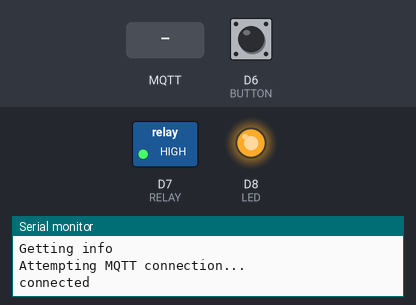
The sketch below on a simulated ESP8266 (NodeMCU). Parts: switched loads named in the sketch (green lamp = pin HIGH), output pins drawn as LEDs (lit = HIGH), the last lines printed to the serial monitor. Inputs (shaded band) come from the test bench; at power-on: D6 (BUTTON) HIGH. WiFi joins after 1.5 s; servers stay silent unless stated; uploads are accepted with an empty reply; random numbers use the default seed unless the sketch sets one; no MQTT or app messages arrive unless stated.

Above: at 3.5 s.
3.6 s: D6 (BUTTON) pulled LOW for 0.15 s
At 5.1 s:
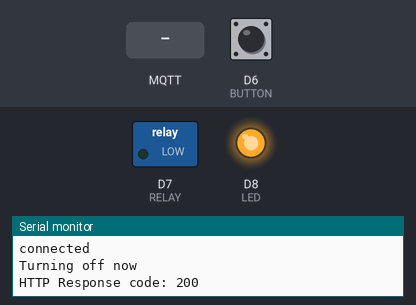
7.1 s: D6 (BUTTON) pulled LOW for 1 s
At 8.3 s:
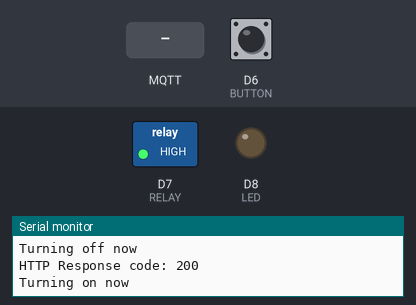
11.1 s: MQTT message "011001" arrives on the first subscribed topic
At 11.3 s:
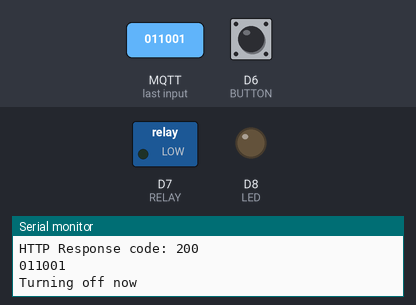
Timing chart, 0 to 14.0 s (numbered marks = the images above; inputs shaded):
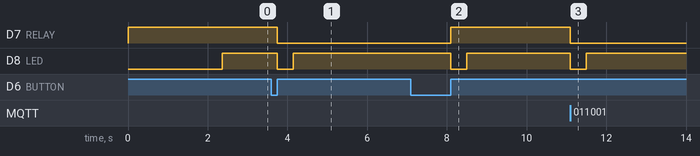

The sketch:

socket.ino
```cpp
// Last updated: May 30 2:53 PM

// Dependencies
#include <ESP8266WiFi.h>
#include <PubSubClient.h>
#include <WiFiClientSecure.h>
#include <ESP8266WebServer.h>
#include <ESP8266HTTPClient.h>
#include <WiFiClient.h>

// Hardware Constants
#define RELAY D7
#define LED D8
#define BUTTON D6

// MQTT Configuration
const char* SSID = "DragonsDen";
const char* PASSWORD = "iotcup2024fusrodah";
const char* MQTT_SERVER = "192.168.0.7";
const int MAIN_PORT = 1889;
const String serverPing = "https://cs145-firewall.vercel.app/api/ping";
const String serverActions = "https://cs145-firewall.vercel.app/api/actions";
const String serverConnect = "https://cs145-firewall.vercel.app/api/connect";
String serverStatus = "https://cs145-firewall.vercel.app/api/status?m=34:38:3a:45:37:3a&s=";
const int httpsPort = 443;

// MQTT Topics
#define OUTTOPIC "cs145/Sinigang/socket/out"            // This will be used for publishing to our own
#define INTOPIC "cs145/Sinigang/server/#"
#define OUTTOPIC_SERVER "cs145/Sinigang/server/out"     // This will be used for publishing to the server

//Wi-Fi Variables
WiFiClient espClient;
PubSubClient client(espClient);

// Payload to send out
const char* SOCKET_ON = "100001";
const char* SOCKET_OFF = "100000";

// Global condition variables
int state = 1;
String inmessage_string = "------";
unsigned long lastDebounceTime = 0;
unsigned long debounceDelay = 50;
unsigned long lastPressTime = 0;
unsigned long pressDelay = 2000;
unsigned long holdStart = 0;
unsigned long holdThreshold = 3000;
bool buttonSwitched = false;
bool lastButtonState = 1;
unsigned long lastPollTime = 0;
unsigned long pollDelay = 30000;
bool isConnected = false;
String MAC = "";

void setup(){
  // Setup
  Serial.begin(115200);

  // Setup Relay Module
  pinMode(RELAY, OUTPUT);
  pinMode(LED, OUTPUT);
  pinMode(BUTTON, INPUT_PULLUP);
  digitalWrite(LED, 0);
  digitalWrite(RELAY, HIGH); // Initialize relay to on

  // wifi setup for MQTT and server
  setup_wifi();
	client.setServer(MQTT_SERVER, MAIN_PORT);
	client.setCallback(callback);

  // Check for ping
  String payload = getData(serverPing);
  Serial.println(payload);

  // Check if already connected
  payload = getData(serverStatus + (String) state);
  Serial.println(payload);

  for (int i = 0; i < 6; ++i) {
    MAC += String(WiFi.macAddress()[i], 16);
    if (i < 5)
      MAC += ':';
  }
}

void loop(){
  String payload;

  if (!client.connected()){
    reconnect();
  }
  client.loop();

  // Polling implementation
  if(millis() - lastPollTime > pollDelay && isConnected){
    digitalWrite(LED, LOW);
    client.publish(OUTTOPIC, "POLLING");
    lastPollTime = millis();

    String server = serverStatus + (String) state;
    payload = getData(server);
    Serial.print("Payload from polling: ");
    Serial.println(payload);

    client.publish(OUTTOPIC, payload.c_str());
    Serial.println(payload);
    digitalWrite(LED, HIGH);
    client.publish(OUTTOPIC, "END OF POLLING");
  }

  // Button press implementation
  int reading = digitalRead(BUTTON);
  buttonSwitched = false;
	if (reading != lastButtonState){
    lastButtonState = reading;
    buttonSwitched = true;
    if(reading == 0) holdStart = millis();
    //if(reading == LOW) lastDebounceTime = millis();
	}
  // READING = 0 WHEN HIGH
  int debouncedReading = (reading == 1 && buttonSwitched);

  // Sending MAC Address to server. Long press of 3s or more
  // if(debouncedReading == 1) Serial.println(debouncedReading);
  if(debouncedReading == 1 && millis() - holdStart > holdThreshold){
    // send out stuff
    Serial.println("Sending MAC now");
    client.publish(OUTTOPIC_SERVER, MAC.c_str());

    String M = "{\"mac\" : \"" + MAC + "\"}";
    bool success = sendToServer(M, serverConnect, 1);
    if(success) {
      isConnected = true;
      digitalWrite(LED, LOW);
      delay(250);
      digitalWrite(LED, HIGH);
      delay(250);
      digitalWrite(LED, LOW);
      delay(250);
      digitalWrite(LED, HIGH);
      delay(250);
      digitalWrite(LED, LOW);
      delay(250);
      digitalWrite(LED, HIGH);
      delay(250);
    }

    if(isConnected)
      client.publish(OUTTOPIC, "Connected");
  }

  // Turn off switch either by smoke or user
  else if((inmessage_string == "011001" || payload == "OFF" || (state == 1 && debouncedReading == 1)) && (millis() - lastPressTime > pressDelay)){
    // trigger = 0 if smoke detected, else anything else
    int trigger = 2;
    if(inmessage_string == "011001") trigger = 0;
    else if(payload == "OFF") trigger = 1;

    // Sending a signal to other hardware and server
    Serial.println("Turning off now");
    digitalWrite(RELAY, LOW);   // Turn off relay
    state = 0;
    client.publish(OUTTOPIC_SERVER, SOCKET_OFF); //send to smoke detector
    if(trigger != 1){
      String content = makeActionContent(trigger);
      bool _ = sendToServer(content, serverActions, 0); // send to server
    }

    lastPressTime = millis();
    inmessage_string = "------";
  }

  // Turn on switch through user or button press.
  else if(((state == 0 && debouncedReading == 1) || payload == "ON" ) && (millis() - lastPressTime > pressDelay)){
    int trigger = 0;
    if(payload == "ON") trigger = 1;

    Serial.println("Turning on now");
    digitalWrite(RELAY, HIGH);  // Turn on relay
    state = 1;
    client.publish(OUTTOPIC_SERVER, SOCKET_ON); // send to smoke detector

    if(trigger == 0){
      String content = makeActionContent(0);
      bool _ = sendToServer(content, serverActions, 0); // send to server
    }

    lastPressTime = millis();
    inmessage_string = "------";
  }
}

String makeActionContent(int trigger){
  return "{\"mac\" : \"" + MAC + "\", \"trigger\" : \"" + (String) trigger + "\", \"state\" : \"" + (String) state + "\"}";
}

void setup_wifi() {
  //Wi-Fi Setup. Copied from sketch template.

  delay(10);

  // We start by connecting to a WiFi network
  Serial.println();
  Serial.print("Connecting to ");
  Serial.println(SSID);

  WiFi.mode(WIFI_STA);
  WiFi.begin(SSID, PASSWORD);

  while (WiFi.status() != WL_CONNECTED) {
    delay(500);
    Serial.print(".");
  }

  randomSeed(micros());

  Serial.println("");
  Serial.println("WiFi connected");
  Serial.println("IP address: ");
  Serial.println(WiFi.localIP());
}

void reconnect() {
  // Reconnect Function. Code was copy pasted from sketch template.
  // Loop until we're reconnected
  while (!client.connected()) {
    Serial.println("Attempting MQTT connection...");
    // Create a random client ID
    String clientId = "ESP8266Client-";
    clientId += String(random(0xffff), HEX);
    if (client.connect(clientId.c_str())) {
      Serial.println("connected");
      // Once connected, publish an announcement...
      client.publish(OUTTOPIC, "connected");
      // ... and resubscribe
      client.subscribe(INTOPIC);
      digitalWrite(LED, 1);
    } else {
      Serial.print("failed, rc=");
      Serial.print(client.state());
      Serial.println(" try again in 5 seconds");
      digitalWrite(LED, 0);
      // Wait 5 seconds before retrying
      delay(5000);
    }
  }
}

void callback(char* topic, byte* payload, unsigned int length){
  // Reader Function. Modified code from callback function from sketch template.

  inmessage_string = "------";
  for(int i = 0; i < length; i++){
    inmessage_string[i] = (char)payload[i];
  }

  Serial.println(inmessage_string);
}

bool sendToServer(String content, String serverName, int type){
  if(WiFi.status()== WL_CONNECTED){
    WiFiClientSecure client;
    HTTPClient http;

    int httpResponseCode;

    digitalWrite(LED, 0);
    client.setInsecure(); //the magic line, use with caution
    client.connect(serverName, httpsPort);

    // Your Domain name with URL path or IP address with path
    http.begin(client, serverName);

    if(type == 0){
      http.addHeader("Content-Type", "application/json");
      httpResponseCode = http.POST(content);
    }

    else{
      http.addHeader("Content-Type", "application/text");
      httpResponseCode = http.POST(content);
    }

    Serial.print("HTTP Response code: ");
    Serial.println(httpResponseCode);

    String payload = http.getString();   //Get the request response payload
    Serial.println(payload);

    // Free resources
    http.end();
    digitalWrite(LED, 1);
    if(httpResponseCode == 200) return true;
  }
  return false;
}

String getData(String serverName){
  if(WiFi.status()== WL_CONNECTED){
    WiFiClientSecure client;
    HTTPClient http;

    client.setInsecure(); //the magic line, use with caution
    client.connect(serverName, httpsPort);

    // Your Domain name with URL path or IP address with path
    http.begin(client, serverName);

    int httpCode = http.GET();     //Send the request
    Serial.println(httpCode)     ;
    if (httpCode == 200) { //Check the returning code
      Serial.println("Getting info");
      String payload = http.getString();   //Get the request response payload
      return payload;
    }

    else if(httpCode == 204){
      Serial.println("Device and server is connected");
      String payload = http.getString();   //Get the request response payload
      isConnected = true;
      return payload;

    }

    // Free resources
    http.end();
  }

  return "";
}
```

Measured:
- after the input at 3.6 s, D7 (RELAY): HIGH → LOW after 0.15 s; D8 (LED): HIGH → LOW after 0.15 s, → HIGH 0.40 s later
- after the input at 7.1 s, D7 (RELAY): LOW → HIGH after 1.0 s; D8 (LED): HIGH → LOW after 1.0 s, → HIGH 0.40 s later
- after the input at 11.1 s, D7 (RELAY): HIGH → LOW at once; D8 (LED): HIGH → LOW at once, → HIGH 0.40 s later
